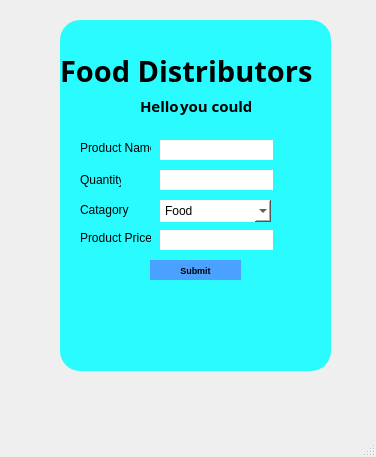
<?xml version="1.0" encoding="UTF-8"?>
<ui version="4.0">
 <class>MainWindow</class>
 <widget class="QMainWindow" name="MainWindow">
  <property name="geometry">
   <rect>
    <x>0</x>
    <y>0</y>
    <width>376</width>
    <height>457</height>
   </rect>
  </property>
  <property name="windowTitle">
   <string>MainWindow</string>
  </property>
  <widget class="QWidget" name="centralwidget">
   <widget class="QWidget" name="widget_2" native="true">
    <property name="geometry">
     <rect>
      <x>60</x>
      <y>20</y>
      <width>271</width>
      <height>351</height>
     </rect>
    </property>
    <property name="styleSheet">
     <string notr="true">border-radius:20px;
background-color: rgb(41, 251, 255);
</string>
    </property>
    <widget class="QLabel" name="label_2">
     <property name="geometry">
      <rect>
       <x>0</x>
       <y>10</y>
       <width>261</width>
       <height>81</height>
      </rect>
     </property>
     <property name="font">
      <font>
       <family>Segoe Print</family>
       <pointsize>22</pointsize>
       <weight>75</weight>
       <italic>false</italic>
       <bold>true</bold>
      </font>
     </property>
     <property name="text">
      <string>Food Distributors</string>
     </property>
    </widget>
    <widget class="QLabel" name="label_3">
     <property name="geometry">
      <rect>
       <x>80</x>
       <y>70</y>
       <width>41</width>
       <height>31</height>
      </rect>
     </property>
     <property name="font">
      <font>
       <family>Segoe Print</family>
       <pointsize>11</pointsize>
       <weight>75</weight>
       <italic>false</italic>
       <bold>true</bold>
      </font>
     </property>
     <property name="text">
      <string>Hello</string>
     </property>
    </widget>
    <widget class="QLabel" name="label_5">
     <property name="geometry">
      <rect>
       <x>120</x>
       <y>70</y>
       <width>71</width>
       <height>31</height>
      </rect>
     </property>
     <property name="font">
      <font>
       <family>Segoe Print</family>
       <pointsize>11</pointsize>
       <weight>75</weight>
       <italic>false</italic>
       <bold>true</bold>
      </font>
     </property>
     <property name="text">
      <string>you could</string>
     </property>
    </widget>
    <widget class="QPushButton" name="pushButton_9">
     <property name="geometry">
      <rect>
       <x>90</x>
       <y>240</y>
       <width>91</width>
       <height>20</height>
      </rect>
     </property>
     <property name="font">
      <font>
       <pointsize>7</pointsize>
       <weight>75</weight>
       <bold>true</bold>
      </font>
     </property>
     <property name="styleSheet">
      <string notr="true">background-color: rgb(74, 161, 255);</string>
     </property>
     <property name="text">
      <string>Submit</string>
     </property>
    </widget>
    <widget class="QLabel" name="label">
     <property name="geometry">
      <rect>
       <x>20</x>
       <y>120</y>
       <width>71</width>
       <height>16</height>
      </rect>
     </property>
     <property name="text">
      <string>Product Name</string>
     </property>
    </widget>
    <widget class="QLabel" name="label_4">
     <property name="geometry">
      <rect>
       <x>20</x>
       <y>180</y>
       <width>51</width>
       <height>20</height>
      </rect>
     </property>
     <property name="text">
      <string>Catagory</string>
     </property>
    </widget>
    <widget class="QLabel" name="label_6">
     <property name="geometry">
      <rect>
       <x>20</x>
       <y>150</y>
       <width>41</width>
       <height>20</height>
      </rect>
     </property>
     <property name="text">
      <string>Quantity</string>
     </property>
    </widget>
    <widget class="QLineEdit" name="lineEdit">
     <property name="geometry">
      <rect>
       <x>100</x>
       <y>120</y>
       <width>113</width>
       <height>20</height>
      </rect>
     </property>
     <property name="styleSheet">
      <string notr="true">background-color: rgb(255, 255, 255);</string>
     </property>
    </widget>
    <widget class="QLineEdit" name="lineEdit_2">
     <property name="geometry">
      <rect>
       <x>100</x>
       <y>150</y>
       <width>113</width>
       <height>20</height>
      </rect>
     </property>
     <property name="styleSheet">
      <string notr="true">background-color: rgb(255, 255, 255);</string>
     </property>
    </widget>
    <widget class="QComboBox" name="comboBox">
     <property name="geometry">
      <rect>
       <x>100</x>
       <y>180</y>
       <width>111</width>
       <height>22</height>
      </rect>
     </property>
     <property name="styleSheet">
      <string notr="true">background-color: rgb(255, 255, 255);</string>
     </property>
     <item>
      <property name="text">
       <string>Food</string>
      </property>
     </item>
     <item>
      <property name="text">
       <string>Drink</string>
      </property>
     </item>
    </widget>
    <widget class="QLineEdit" name="lineEdit_3">
     <property name="geometry">
      <rect>
       <x>100</x>
       <y>210</y>
       <width>113</width>
       <height>20</height>
      </rect>
     </property>
     <property name="styleSheet">
      <string notr="true">background-color: rgb(255, 255, 255);</string>
     </property>
    </widget>
    <widget class="QLabel" name="label_7">
     <property name="geometry">
      <rect>
       <x>20</x>
       <y>210</y>
       <width>71</width>
       <height>16</height>
      </rect>
     </property>
     <property name="text">
      <string>Product Price</string>
     </property>
    </widget>
   </widget>
  </widget>
  <widget class="QMenuBar" name="menubar">
   <property name="geometry">
    <rect>
     <x>0</x>
     <y>0</y>
     <width>376</width>
     <height>21</height>
    </rect>
   </property>
  </widget>
  <widget class="QStatusBar" name="statusbar"/>
 </widget>
 <resources>
  <include location="pic1.qrc"/>
 </resources>
 <connections/>
</ui>
